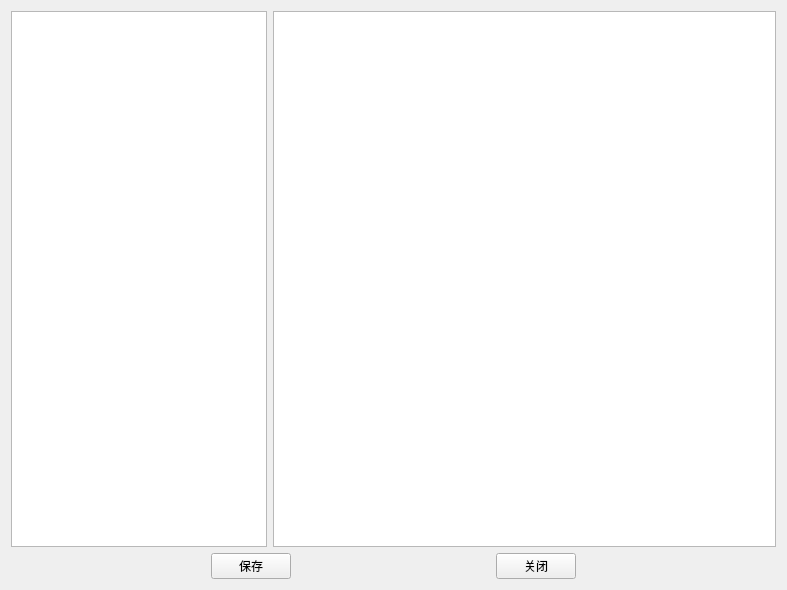
<?xml version="1.0" encoding="UTF-8"?>
<ui version="4.0">
 <class>Previlege</class>
 <widget class="QWidget" name="Previlege">
  <property name="geometry">
   <rect>
    <x>0</x>
    <y>0</y>
    <width>787</width>
    <height>590</height>
   </rect>
  </property>
  <property name="windowTitle">
   <string>Form</string>
  </property>
  <layout class="QGridLayout" name="gridLayout">
   <item row="0" column="0">
    <layout class="QVBoxLayout" name="verticalLayout">
     <item>
      <layout class="QHBoxLayout" name="horizontalLayout_2">
       <item>
        <widget class="QTableView" name="tableView">
         <property name="sizePolicy">
          <sizepolicy hsizetype="Preferred" vsizetype="Expanding">
           <horstretch>0</horstretch>
           <verstretch>0</verstretch>
          </sizepolicy>
         </property>
        </widget>
       </item>
       <item>
        <widget class="QTreeView" name="treeView"/>
       </item>
      </layout>
     </item>
     <item>
      <layout class="QHBoxLayout" name="horizontalLayout">
       <item>
        <spacer name="horizontalSpacer">
         <property name="orientation">
          <enum>Qt::Horizontal</enum>
         </property>
         <property name="sizeHint" stdset="0">
          <size>
           <width>40</width>
           <height>20</height>
          </size>
         </property>
        </spacer>
       </item>
       <item>
        <widget class="QPushButton" name="btn_save">
         <property name="text">
          <string>保存</string>
         </property>
        </widget>
       </item>
       <item>
        <spacer name="horizontalSpacer_3">
         <property name="orientation">
          <enum>Qt::Horizontal</enum>
         </property>
         <property name="sizeHint" stdset="0">
          <size>
           <width>40</width>
           <height>20</height>
          </size>
         </property>
        </spacer>
       </item>
       <item>
        <widget class="QPushButton" name="btn_close">
         <property name="text">
          <string>关闭</string>
         </property>
        </widget>
       </item>
       <item>
        <spacer name="horizontalSpacer_2">
         <property name="orientation">
          <enum>Qt::Horizontal</enum>
         </property>
         <property name="sizeHint" stdset="0">
          <size>
           <width>40</width>
           <height>20</height>
          </size>
         </property>
        </spacer>
       </item>
      </layout>
     </item>
    </layout>
   </item>
  </layout>
 </widget>
 <resources/>
 <connections/>
</ui>
